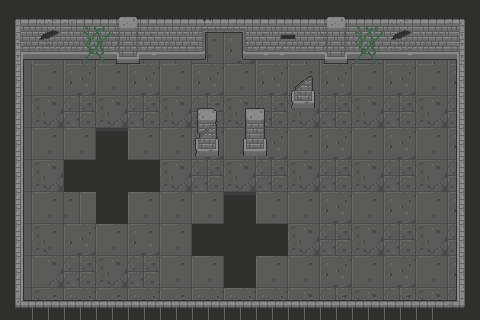

Rendered tile map (Tiled .tmx) drawn with the repository's tilesets; below, a short description and the map source with its tile grids summarised:
An orthogonal 30x20 tile map with 16x16 px tiles, 4 tile layers (Background_Layer, Ground_Layer, Decoration_Layer, Top_Layer) and 20 objects (3x MAGE, PLAYER_START, TOWN).

<map version="1.2" tiledversion="1.2.4" orientation="orthogonal" renderorder="right-down" width="30" height="20" tilewidth="16" tileheight="16" infinite="0" nextlayerid="9" nextobjectid="39">
 <tileset firstgid="1" name="Dungeon_Tileset" tilewidth="16" tileheight="16" tilecount="1280" columns="32">
  <image source="Dungeon_Tileset.png" width="512" height="640" />
  <tile id="138">
   <properties>
    <property name="walkable" type="bool" value="true" />
   </properties>
  </tile>
  <tile id="148">
   <properties>
    <property name="walkable" type="bool" value="false" />
   </properties>
  </tile>
  <tile id="149">
   <properties>
    <property name="walkable" type="bool" value="false" />
   </properties>
  </tile>
  <tile id="150">
   <properties>
    <property name="walkable" type="bool" value="false" />
   </properties>
  </tile>
  <tile id="151">
   <properties>
    <property name="walkable" type="bool" value="false" />
   </properties>
  </tile>
  <tile id="180">
   <properties>
    <property name="walkable" type="bool" value="false" />
   </properties>
  </tile>
  <tile id="181">
   <properties>
    <property name="walkable" type="bool" value="false" />
   </properties>
  </tile>
  <tile id="182">
   <properties>
    <property name="walkable" type="bool" value="false" />
   </properties>
  </tile>
  <tile id="183">
   <properties>
    <property name="walkable" type="bool" value="false" />
   </properties>
  </tile>
  <tile id="212">
   <properties>
    <property name="walkable" type="bool" value="false" />
   </properties>
  </tile>
  <tile id="213">
   <properties>
    <property name="walkable" type="bool" value="false" />
   </properties>
  </tile>
  <tile id="214">
   <properties>
    <property name="walkable" type="bool" value="false" />
   </properties>
  </tile>
  <tile id="215">
   <properties>
    <property name="walkable" type="bool" value="false" />
   </properties>
  </tile>
  <tile id="244">
   <properties>
    <property name="walkable" type="bool" value="true" />
   </properties>
  </tile>
  <tile id="245">
   <properties>
    <property name="walkable" type="bool" value="true" />
   </properties>
  </tile>
  <tile id="246">
   <properties>
    <property name="walkable" type="bool" value="true" />
   </properties>
  </tile>
  <tile id="247">
   <properties>
    <property name="walkable" type="bool" value="true" />
   </properties>
  </tile>
  <tile id="335">
   <properties>
    <property name="walkable" type="bool" value="true" />
   </properties>
  </tile>
  <tile id="336">
   <properties>
    <property name="walkable" type="bool" value="true" />
   </properties>
  </tile>
  <tile id="337">
   <properties>
    <property name="walkable" type="bool" value="true" />
   </properties>
  </tile>
  <tile id="338">
   <properties>
    <property name="walkable" type="bool" value="true" />
   </properties>
  </tile>
  <tile id="339">
   <properties>
    <property name="walkable" type="bool" value="true" />
   </properties>
  </tile>
  <tile id="340">
   <properties>
    <property name="walkable" type="bool" value="true" />
   </properties>
  </tile>
  <tile id="341">
   <properties>
    <property name="walkable" type="bool" value="true" />
   </properties>
  </tile>
  <tile id="342">
   <properties>
    <property name="walkable" type="bool" value="true" />
   </properties>
  </tile>
  <tile id="343">
   <properties>
    <property name="walkable" type="bool" value="true" />
   </properties>
  </tile>
  <tile id="344">
   <properties>
    <property name="walkable" type="bool" value="true" />
   </properties>
  </tile>
  <tile id="345">
   <properties>
    <property name="walkable" type="bool" value="true" />
   </properties>
  </tile>
  <tile id="346">
   <properties>
    <property name="walkable" type="bool" value="true" />
   </properties>
  </tile>
  <tile id="347">
   <properties>
    <property name="walkable" type="bool" value="true" />
   </properties>
  </tile>
  <tile id="348">
   <properties>
    <property name="walkable" type="bool" value="true" />
   </properties>
  </tile>
  <tile id="367">
   <properties>
    <property name="walkable" type="bool" value="true" />
   </properties>
  </tile>
  <tile id="368">
   <properties>
    <property name="walkable" type="bool" value="true" />
   </properties>
  </tile>
  <tile id="369">
   <properties>
    <property name="walkable" type="bool" value="true" />
   </properties>
  </tile>
  <tile id="370">
   <properties>
    <property name="walkable" type="bool" value="true" />
   </properties>
  </tile>
  <tile id="371">
   <properties>
    <property name="walkable" type="bool" value="true" />
   </properties>
  </tile>
  <tile id="372">
   <properties>
    <property name="walkable" type="bool" value="true" />
   </properties>
  </tile>
  <tile id="373">
   <properties>
    <property name="walkable" type="bool" value="true" />
   </properties>
  </tile>
  <tile id="374">
   <properties>
    <property name="walkable" type="bool" value="true" />
   </properties>
  </tile>
  <tile id="375">
   <properties>
    <property name="walkable" type="bool" value="true" />
   </properties>
  </tile>
  <tile id="376">
   <properties>
    <property name="walkable" type="bool" value="true" />
   </properties>
  </tile>
  <tile id="377">
   <properties>
    <property name="walkable" type="bool" value="true" />
   </properties>
  </tile>
  <tile id="378">
   <properties>
    <property name="walkable" type="bool" value="true" />
   </properties>
  </tile>
  <tile id="379">
   <properties>
    <property name="walkable" type="bool" value="true" />
   </properties>
  </tile>
  <tile id="380">
   <properties>
    <property name="walkable" type="bool" value="true" />
   </properties>
  </tile>
  <tile id="385">
   <properties>
    <property name="walkable" type="bool" value="true" />
   </properties>
  </tile>
  <tile id="399">
   <properties>
    <property name="walkable" type="bool" value="true" />
   </properties>
  </tile>
  <tile id="400">
   <properties>
    <property name="walkable" type="bool" value="true" />
   </properties>
  </tile>
  <tile id="401">
   <properties>
    <property name="walkable" type="bool" value="true" />
   </properties>
  </tile>
  <tile id="402">
   <properties>
    <property name="walkable" type="bool" value="true" />
   </properties>
  </tile>
  <tile id="403">
   <properties>
    <property name="walkable" type="bool" value="true" />
   </properties>
  </tile>
  <tile id="404">
   <properties>
    <property name="walkable" type="bool" value="true" />
   </properties>
  </tile>
  <tile id="405">
   <properties>
    <property name="walkable" type="bool" value="true" />
   </properties>
  </tile>
  <tile id="406">
   <properties>
    <property name="walkable" type="bool" value="true" />
   </properties>
  </tile>
  <tile id="407">
   <properties>
    <property name="walkable" type="bool" value="true" />
   </properties>
  </tile>
  <tile id="408">
   <properties>
    <property name="walkable" type="bool" value="true" />
   </properties>
  </tile>
  <tile id="409">
   <properties>
    <property name="walkable" type="bool" value="true" />
   </properties>
  </tile>
  <tile id="410">
   <properties>
    <property name="walkable" type="bool" value="true" />
   </properties>
  </tile>
  <tile id="411">
   <properties>
    <property name="walkable" type="bool" value="true" />
   </properties>
  </tile>
  <tile id="412">
   <properties>
    <property name="walkable" type="bool" value="true" />
   </properties>
  </tile>
  <tile id="417">
   <properties>
    <property name="walkable" type="bool" value="true" />
   </properties>
  </tile>
  <tile id="421">
   <properties>
    <property name="walkable" type="bool" value="true" />
   </properties>
  </tile>
  <tile id="422">
   <properties>
    <property name="walkable" type="bool" value="true" />
   </properties>
  </tile>
  <tile id="431">
   <properties>
    <property name="walkable" type="bool" value="true" />
   </properties>
  </tile>
  <tile id="432">
   <properties>
    <property name="walkable" type="bool" value="true" />
   </properties>
  </tile>
  <tile id="433">
   <properties>
    <property name="walkable" type="bool" value="true" />
   </properties>
  </tile>
  <tile id="434">
   <properties>
    <property name="walkable" type="bool" value="true" />
   </properties>
  </tile>
  <tile id="435">
   <properties>
    <property name="walkable" type="bool" value="true" />
   </properties>
  </tile>
  <tile id="436">
   <properties>
    <property name="walkable" type="bool" value="true" />
   </properties>
  </tile>
  <tile id="437">
   <properties>
    <property name="walkable" type="bool" value="true" />
   </properties>
  </tile>
  <tile id="438">
   <properties>
    <property name="walkable" type="bool" value="true" />
   </properties>
  </tile>
  <tile id="439">
   <properties>
    <property name="walkable" type="bool" value="true" />
   </properties>
  </tile>
  <tile id="440">
   <properties>
    <property name="walkable" type="bool" value="true" />
   </properties>
  </tile>
  <tile id="441">
   <properties>
    <property name="walkable" type="bool" value="true" />
   </properties>
  </tile>
  <tile id="442">
   <properties>
    <property name="walkable" type="bool" value="true" />
   </properties>
  </tile>
  <tile id="443">
   <properties>
    <property name="walkable" type="bool" value="true" />
   </properties>
  </tile>
  <tile id="444">
   <properties>
    <property name="walkable" type="bool" value="true" />
   </properties>
  </tile>
  <tile id="587">
   <properties>
    <property name="walkable" type="bool" value="true" />
   </properties>
  </tile>
  <tile id="588">
   <properties>
    <property name="walkable" type="bool" value="true" />
   </properties>
  </tile>
  <tile id="589">
   <properties>
    <property name="walkable" type="bool" value="true" />
   </properties>
  </tile>
  <tile id="590">
   <properties>
    <property name="walkable" type="bool" value="false" />
   </properties>
  </tile>
  <tile id="591">
   <properties>
    <property name="walkable" type="bool" value="false" />
   </properties>
  </tile>
  <tile id="592">
   <properties>
    <property name="walkable" type="bool" value="true" />
   </properties>
  </tile>
  <tile id="593">
   <properties>
    <property name="walkable" type="bool" value="true" />
   </properties>
  </tile>
  <tile id="594">
   <properties>
    <property name="walkable" type="bool" value="true" />
   </properties>
  </tile>
  <tile id="619">
   <properties>
    <property name="walkable" type="bool" value="true" />
   </properties>
  </tile>
  <tile id="620">
   <properties>
    <property name="walkable" type="bool" value="true" />
   </properties>
  </tile>
  <tile id="621">
   <properties>
    <property name="walkable" type="bool" value="true" />
   </properties>
  </tile>
  <tile id="622">
   <properties>
    <property name="walkable" type="bool" value="false" />
   </properties>
  </tile>
  <tile id="623">
   <properties>
    <property name="walkable" type="bool" value="false" />
   </properties>
  </tile>
  <tile id="624">
   <properties>
    <property name="walkable" type="bool" value="true" />
   </properties>
  </tile>
  <tile id="625">
   <properties>
    <property name="walkable" type="bool" value="true" />
   </properties>
  </tile>
  <tile id="626">
   <properties>
    <property name="walkable" type="bool" value="true" />
   </properties>
  </tile>
  <tile id="651">
   <properties>
    <property name="walkable" type="bool" value="true" />
   </properties>
  </tile>
  <tile id="652">
   <properties>
    <property name="walkable" type="bool" value="false" />
   </properties>
  </tile>
  <tile id="653">
   <properties>
    <property name="walkable" type="bool" value="false" />
   </properties>
  </tile>
  <tile id="654">
   <properties>
    <property name="walkable" type="bool" value="false" />
   </properties>
  </tile>
  <tile id="655">
   <properties>
    <property name="walkable" type="bool" value="false" />
   </properties>
  </tile>
  <tile id="656">
   <properties>
    <property name="walkable" type="bool" value="false" />
   </properties>
  </tile>
  <tile id="657">
   <properties>
    <property name="walkable" type="bool" value="false" />
   </properties>
  </tile>
  <tile id="658">
   <properties>
    <property name="walkable" type="bool" value="true" />
   </properties>
  </tile>
  <tile id="683">
   <properties>
    <property name="walkable" type="bool" value="true" />
   </properties>
  </tile>
  <tile id="684">
   <properties>
    <property name="walkable" type="bool" value="false" />
   </properties>
  </tile>
  <tile id="685">
   <properties>
    <property name="walkable" type="bool" value="false" />
   </properties>
  </tile>
  <tile id="686">
   <properties>
    <property name="walkable" type="bool" value="false" />
   </properties>
  </tile>
  <tile id="687">
   <properties>
    <property name="walkable" type="bool" value="false" />
   </properties>
  </tile>
  <tile id="688">
   <properties>
    <property name="walkable" type="bool" value="false" />
   </properties>
  </tile>
  <tile id="689">
   <properties>
    <property name="walkable" type="bool" value="false" />
   </properties>
  </tile>
  <tile id="690">
   <properties>
    <property name="walkable" type="bool" value="true" />
   </properties>
  </tile>
  <tile id="715">
   <properties>
    <property name="walkable" type="bool" value="true" />
   </properties>
  </tile>
  <tile id="716">
   <properties>
    <property name="walkable" type="bool" value="true" />
   </properties>
  </tile>
  <tile id="717">
   <properties>
    <property name="walkable" type="bool" value="true" />
   </properties>
  </tile>
  <tile id="718">
   <properties>
    <property name="walkable" type="bool" value="false" />
   </properties>
  </tile>
  <tile id="719">
   <properties>
    <property name="walkable" type="bool" value="false" />
   </properties>
  </tile>
  <tile id="720">
   <properties>
    <property name="walkable" type="bool" value="true" />
   </properties>
  </tile>
  <tile id="721">
   <properties>
    <property name="walkable" type="bool" value="true" />
   </properties>
  </tile>
  <tile id="722">
   <properties>
    <property name="walkable" type="bool" value="true" />
   </properties>
  </tile>
  <tile id="747">
   <properties>
    <property name="walkable" type="bool" value="true" />
   </properties>
  </tile>
  <tile id="748">
   <properties>
    <property name="walkable" type="bool" value="true" />
   </properties>
  </tile>
  <tile id="749">
   <properties>
    <property name="walkable" type="bool" value="true" />
   </properties>
  </tile>
  <tile id="750">
   <properties>
    <property name="walkable" type="bool" value="false" />
   </properties>
  </tile>
  <tile id="751">
   <properties>
    <property name="walkable" type="bool" value="false" />
   </properties>
  </tile>
  <tile id="752">
   <properties>
    <property name="walkable" type="bool" value="true" />
   </properties>
  </tile>
  <tile id="753">
   <properties>
    <property name="walkable" type="bool" value="true" />
   </properties>
  </tile>
  <tile id="754">
   <properties>
    <property name="walkable" type="bool" value="true" />
   </properties>
  </tile>
  <tile id="779">
   <properties>
    <property name="walkable" type="bool" value="true" />
   </properties>
  </tile>
  <tile id="780">
   <properties>
    <property name="walkable" type="bool" value="true" />
   </properties>
  </tile>
  <tile id="781">
   <properties>
    <property name="walkable" type="bool" value="true" />
   </properties>
  </tile>
  <tile id="782">
   <properties>
    <property name="walkable" type="bool" value="true" />
   </properties>
  </tile>
  <tile id="783">
   <properties>
    <property name="walkable" type="bool" value="true" />
   </properties>
  </tile>
  <tile id="784">
   <properties>
    <property name="walkable" type="bool" value="true" />
   </properties>
  </tile>
  <tile id="785">
   <properties>
    <property name="walkable" type="bool" value="true" />
   </properties>
  </tile>
  <tile id="786">
   <properties>
    <property name="walkable" type="bool" value="true" />
   </properties>
  </tile>
 </tileset>
 <layer id="2" name="Background_Layer" width="30" height="20">
  <data>[600 cells, 452 non-empty, 49 distinct tile ids]</data>
 </layer>
 <layer id="1" name="Ground_Layer" width="30" height="20">
  <data>[600 cells, 236 non-empty, 73 distinct tile ids]</data>
 </layer>
 <layer id="3" name="Decoration_Layer" width="30" height="20">
  <data>[600 cells, 18 non-empty, 11 distinct tile ids]</data>
 </layer>
 <objectgroup id="4" name="MAP_COLLISION_LAYER">
  <object id="2" x="138" y="48.25" width="67" height="9.25" />
  <object id="3" x="20.375" y="48.125" width="98" height="9.25" />
  <object id="4" x="117.875" y="52.625" width="20.25" height="9.25" />
  <object id="9" x="242.898" y="49.125" width="83.2273" height="8.75" />
  <object id="10" x="347.5" y="49.125" width="110" height="8.75" />
  <object id="11" x="325.125" y="48.625" width="22.25" height="12.75" />
  <object id="12" x="457.25" y="49.125" width="5.25" height="254.5" />
  <object id="13" x="17.625" y="48.25" width="5.25" height="254.5" />
  <object id="14" x="23" y="300.625" width="437.5" height="9.25" />
  <object id="15" x="198.545" y="31.2727" width="6.36364" height="18.3636" />
  <object id="16" x="243" y="31.7273" width="6.54546" height="18.3636" />
  <object id="31" x="198.466" y="140.602" width="17.125" height="9.875" />
  <object id="33" x="246.472" y="140.858" width="17.3068" height="7.69318" />
  <object id="35" x="294.229" y="92.9713" width="17.4288" height="7.88666" />
  <object id="38" x="198.568" y="25.1932" width="50.7386" height="6.3636" />
 </objectgroup>
 <objectgroup id="5" name="MAP_SPAWNS_LAYER">
  <object id="26" name="PLAYER_START" x="208.364" y="63.8636" width="16" height="16" />
  <object id="28" name="MAGE" x="336.292" y="114.311" width="12.8182" height="13.2727" />
  <object id="29" name="MAGE" x="288.333" y="161.173" width="13.7273" height="14.5455" />
  <object id="30" name="MAGE" x="368.366" y="161.336" width="13" height="14.3636" />
 </objectgroup>
 <objectgroup id="6" name="MAP_PORTAL_LAYER">
  <object id="27" name="TOWN" x="206.25" y="25" width="35.75" height="19" />
 </objectgroup>
 <layer id="8" name="Top_Layer" width="30" height="20">
  <data>[600 cells, 16 non-empty, 15 distinct tile ids]</data>
 </layer>
</map>
